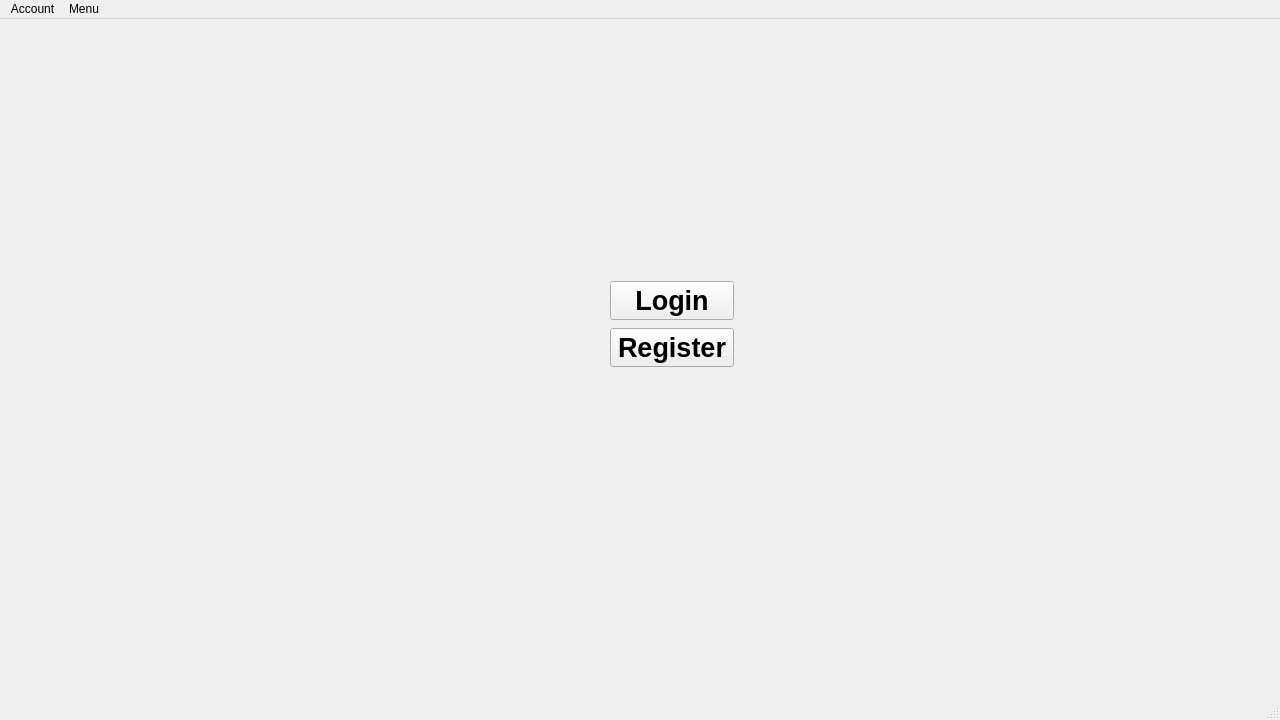
<?xml version="1.0" encoding="UTF-8"?>
<ui version="4.0">
 <class>MainWindow</class>
 <widget class="QMainWindow" name="MainWindow">
  <property name="geometry">
   <rect>
    <x>0</x>
    <y>0</y>
    <width>1280</width>
    <height>720</height>
   </rect>
  </property>
  <property name="windowTitle">
   <string>St. Louis School SBA by Lo Yung Sum</string>
  </property>
  <widget class="QWidget" name="centralwidget">
   <widget class="QWidget" name="verticalLayoutWidget">
    <property name="geometry">
     <rect>
      <x>0</x>
      <y>0</y>
      <width>1280</width>
      <height>679</height>
     </rect>
    </property>
    <layout class="QVBoxLayout" name="listOfWidgets">
     <item>
      <widget class="QWidget" name="widgetLogin" native="true">
       <property name="enabled">
        <bool>true</bool>
       </property>
       <widget class="QWidget" name="layoutWidget">
        <property name="geometry">
         <rect>
          <x>610</x>
          <y>260</y>
          <width>124</width>
          <height>90</height>
         </rect>
        </property>
        <layout class="QVBoxLayout" name="verticalLayout">
         <property name="sizeConstraint">
          <enum>QLayout::SetDefaultConstraint</enum>
         </property>
         <item>
          <widget class="QPushButton" name="loginBtnLogin">
           <property name="font">
            <font>
             <pointsize>20</pointsize>
             <weight>75</weight>
             <bold>true</bold>
            </font>
           </property>
           <property name="text">
            <string>Login</string>
           </property>
          </widget>
         </item>
         <item>
          <widget class="QPushButton" name="loginBtnRegister">
           <property name="font">
            <font>
             <pointsize>20</pointsize>
             <weight>75</weight>
             <bold>true</bold>
            </font>
           </property>
           <property name="text">
            <string>Register</string>
           </property>
          </widget>
         </item>
        </layout>
       </widget>
      </widget>
     </item>
    </layout>
   </widget>
  </widget>
  <widget class="QMenuBar" name="menubar">
   <property name="enabled">
    <bool>true</bool>
   </property>
   <property name="geometry">
    <rect>
     <x>0</x>
     <y>0</y>
     <width>1280</width>
     <height>21</height>
    </rect>
   </property>
   <widget class="QMenu" name="menuMenu">
    <property name="title">
     <string>Menu</string>
    </property>
   </widget>
   <widget class="QMenu" name="menuAccount">
    <property name="title">
     <string>Account</string>
    </property>
    <addaction name="actionLogin"/>
    <addaction name="separator"/>
    <addaction name="actionNot_signined"/>
   </widget>
   <addaction name="menuAccount"/>
   <addaction name="menuMenu"/>
  </widget>
  <widget class="QStatusBar" name="statusbar"/>
  <action name="actionLogin">
   <property name="text">
    <string>Login</string>
   </property>
  </action>
  <action name="actionNot_signined">
   <property name="text">
    <string>Not signined</string>
   </property>
  </action>
 </widget>
 <resources/>
 <connections/>
</ui>
